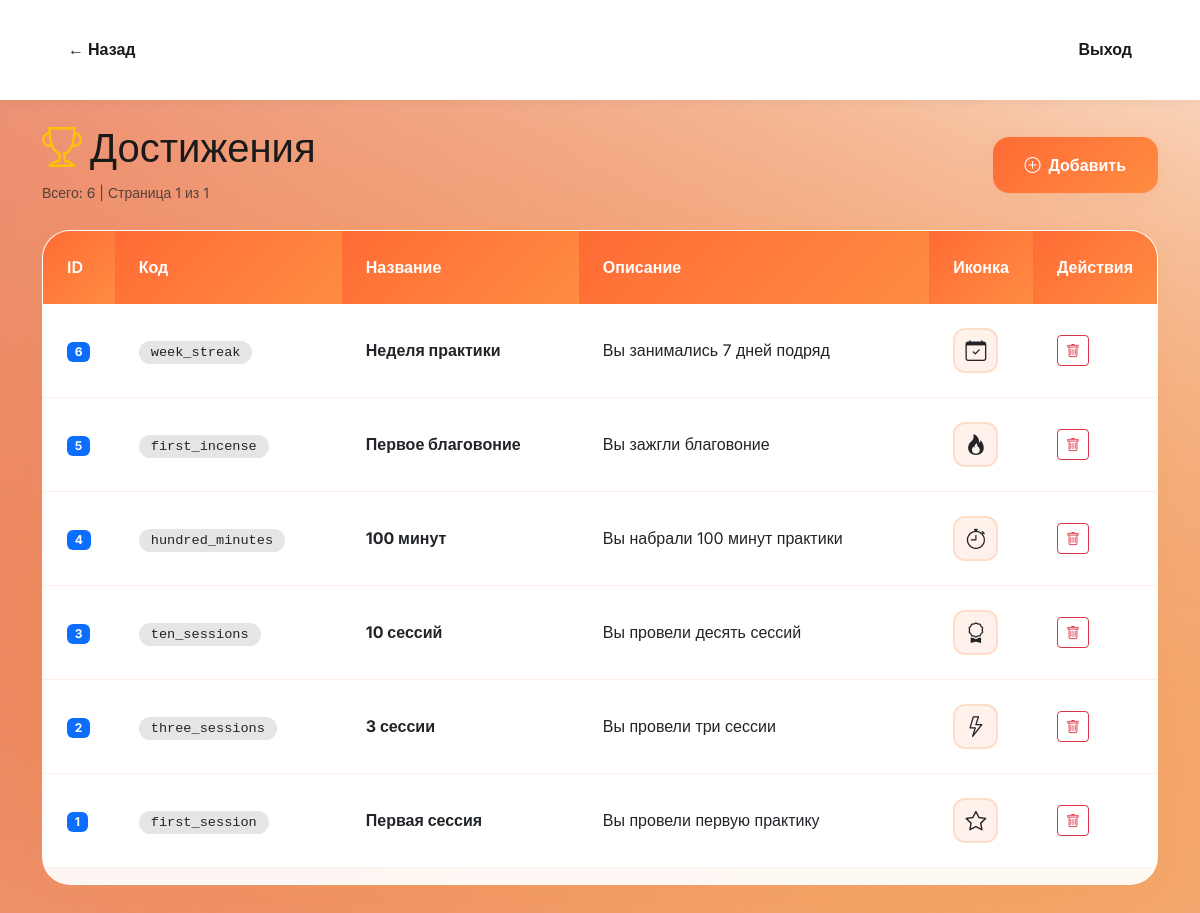
The page /admin/achievements.php (signed in) on the database its author committed.
### tables this page shows
CREATE TABLE `achievements` (
  `id` int NOT NULL,
  `code` varchar(50) NOT NULL,
  `title` varchar(100) NOT NULL,
  `description` varchar(255) NOT NULL,
  `icon` varchar(50) NOT NULL,
  `created_at` timestamp NULL DEFAULT CURRENT_TIMESTAMP
);

### admin/achievements.php (the view, shortened to what this page needs)
<?php
$conn = connect();
$page = (int)($_GET['page'] ?? 1);
$per_page = 20;
$offset = ($page - 1) * $per_page;
$total_stmt = mysqli_prepare($conn, "SELECT COUNT(*) as total FROM achievements");
mysqli_stmt_execute($total_stmt);
$total = mysqli_fetch_assoc(mysqli_stmt_get_result($total_stmt))['total'];
$total_pages = max(1, ceil($total / $per_page));
$stmt = mysqli_prepare($conn, "SELECT * FROM achievements ORDER BY id DESC LIMIT ? OFFSET ?");
mysqli_stmt_bind_param($stmt, "ii", $per_page, $offset);
mysqli_stmt_execute($stmt);
$result = mysqli_stmt_get_result($stmt);
$achievements = [];
while ($row = mysqli_fetch_assoc($result)) {
    $achievements[] = $row;
}
?>
<!DOCTYPE html>
<html lang="ru">
<head>
    <link href="https://cdn.jsdelivr.net/npm/bootstrap@5.3.0/dist/css/bootstrap.min.css" rel="stylesheet">
    <link href="https://cdn.jsdelivr.net/npm/bootstrap-icons@1.11.0/font/bootstrap-icons.css" rel="stylesheet">
    <link rel="stylesheet" href="../assets/css/admin.css">
</head>
<body class="bg-light">
    <nav class="navbar">
        <div class="container">
            <div class="navbar-back"><a href="index.php">← Назад</a></div>
            <div class="navbar-logout"><a href="../actions/logout.php">Выход</a></div>
        </div>
    </nav>
    <div class="container mt-4">
        <div class="d-flex justify-content-between align-items-center mb-4">
            <div>
                <h1><i class="bi bi-trophy text-warning me-2"></i>Достижения</h1>
                <small class="text-muted">Всего: <?= number_format($total) ?> | Страница <?= $page ?> из <?= $total_pages ?></small>
            </div>
            <button class="btn btn-add text-white" data-bs-toggle="modal" data-bs-target="#addModal">
                <i class="bi bi-plus-circle me-2"></i>Добавить
            </button>
        </div>
        <div class="table-container">
            <div class="table-responsive">
                <table class="table table-hover">
                    <thead class="table-dark">
                        <tr>
                            <th style="width:70px;">ID</th>
                            <th style="min-width:140px;">Код</th>
                            <th style="min-width:180px;">Название</th>
                            <th style="min-width:300px;">Описание</th>
                            <th style="width:90px;">Иконка</th>
                            <th style="width:100px;">Действия</th>
                        </tr>
                    </thead>
                    <tbody>
                        <?php if (empty($achievements)): ?>
                            <tr>
                                <td colspan="6" class="text-center py-5 text-muted">
                                    <i class="bi bi-trophy fs-1 mb-3 opacity-50"></i>
                                    <div>Достижения не найдены</div>
                                </td>
                            </tr>
                        <?php else: ?>
                            <?php foreach ($achievements as $a): ?>
                                <tr class="align-middle">
                                    <td><strong class="badge bg-primary"><?= $a['id'] ?></strong></td>
                                    <td><span class="code-badge"><?= htmlspecialchars($a['code']) ?></span></td>
                                    <td><strong><?= htmlspecialchars($a['title']) ?></strong></td>
                                    <td title="<?= htmlspecialchars($a['description']) ?>"><?= mb_strimwidth(htmlspecialchars($a['description']), 0, 80, "...") ?></td>
                                    <td>
                                        <div class="icon-preview"><i class="bi <?= htmlspecialchars($a['icon']) ?>"></i></div>
                                    </td>
                                    <td>
                                        <a href="?delete=<?= $a['id'] ?>" class="btn btn-outline-danger btn-sm" onclick="return confirm('Удалить «<?= htmlspecialchars($a['title']) ?>» (#<?= $a['id'] ?>)?')">
                                            <i class="bi bi-trash"></i>
                                        </a>
                                    </td>
                                </tr>
                            <?php endforeach; ?>
                        <?php endif; ?>
                    </tbody>
                </table>
            </div>
        </div>
    </div>
</body>
</html>

### assets/css/admin.css (style rules this page uses)
:root { --orange-light: #FF8C42; --orange-dark: #FF6B35; --white: #FFFFFF; --text-dark: #1A1A1A; --text-light: #4b5563; --text-secondary: #6b7280; --glass-bg: rgba(255, 255, 255, 0.92); --glass-border: rgba(255, 255, 255, 0.7); --btn-shadow: 0 4px 16px rgba(244, 162, 97, 0.16); --gradient-bg: radial-gradient(at 81.4% 87.2%, hsla(26.5, 87%, 67%, 0.2) 0%, transparent 50%), radial-gradient(at 27.3% 73.8%, hsla(12, 76%, 61%, 0.2) 0%, transparent 50%); }
* { box-sizing: border-box; }
body { margin: 0; font-family: "Inter", sans-serif; background-image: radial-gradient(at 81.41585559577926% 87.24152011479555%, hsla(26.530612244897956, 86.98224852071009%, 66.86274509803923%, 1) 0%, hsla(26.530612244897956, 86.98224852071009%, 66.86274509803923%, 0) 100%), radial-gradient(at 27.325489547761283% 73.79934093135628%, hsla(12.000000000000002, 75.75757575757575%, 61.1764705882353%, 1) 0%, hsla(12.000000000000002, 75.75757575757575%, 61.1764705882353%, 0) 100%), radial-gradient(at 93.6572444855945% 1.4726311627847433%, hsla(0, 0%, 100%, 1) 0%, hsla(0, 0%, 100%, 0) 100%), radial-gradient(at 75.2353388571488% 48.14849472457675%, hsla(26.530612244897956, 86.98224852071009%, 66.86274509803923%, 1) 0%, hsla(26.530612244897956, 86.98224852071009%, 66.86274509803923%, 0) 100%), radial-gradient(at 10.995361390066938% 17.215393127398826%, hsla(12.000000000000002, 75.75757575757575%, 61.1764705882353%, 1) 0%, hsla(12.000000000000002, 75.75757575757575%, 61.1764705882353%, 0) 100%), radial-gradient(at 98.29202156447458% 53.08145861590824%, hsla(0, 0%, 100%, 1) 0%, hsla(0, 0%, 100%, 0) 100%), radial-gradient(at 35.757597791618714% 28.866688018981467%, hsla(26.530612244897956, 86.98224852071009%, 66.86274509803923%, 1) 0%, hsla(26.530612244897956, 86.98224852071009%, 66.86274509803923%, 0) 100%), radial-gradient(at 87.87554192602587% 28.350994031499443%, hsla(12.000000000000002, 75.75757575757575%, 61.1764705882353%, 1) 0%, hsla(12.000000000000002, 75.75757575757575%, 61.1764705882353%, 0) 100%), radial-gradient(at 69.21266343967773% 90.97332350371691%, hsla(0, 0%, 100%, 1) 0%, hsla(0, 0%, 100%, 0) 100%), radial-gradient(at 94.63200547956538% 88.4201213723785%, hsla(26.530612244897956, 86.98224852071009%, 66.86274509803923%, 1) 0%, hsla(26.530612244897956, 86.98224852071009%, 66.86274509803923%, 0) 100%); color: var(--text-dark); line-height: 1.6; position: relative; }
.table-responsive { max-height: 70vh; overflow-y: auto; }
.table th { position: sticky; top: 0; z-index: 10; background: linear-gradient(135deg, var(--orange-dark), var(--orange-light)) !important; color: white !important; }
.navbar { display: flex; justify-content: center; background: var(--white); padding: 1rem 2rem; box-shadow: 0 2px 10px rgba(0, 0, 0, 0.05); font-family: "Inter", sans-serif; min-height: 100px; }
nav .container { max-width: 1200px; }
.navbar-logout a { padding: 1rem 1.5rem; border-radius: 12px; transition: all 0.25s ease; font-weight: 600; font-size: 1rem; color: var(--text-dark); text-decoration: none; }
.navbar-back a { padding: 1rem 1.5rem; border-radius: 12px; transition: all 0.25s ease; font-weight: 600; font-size: 1rem; color: var(--text-dark); text-decoration: none; }
.table-container { background: var(--glass-bg) !important; backdrop-filter: blur(24px) !important; border: 1px solid var(--glass-border) !important; border-radius: 28px !important; box-shadow: var(--btn-shadow) !important; overflow: hidden !important; margin-bottom: 2rem !important; }
.table thead th { background: linear-gradient(135deg, var(--orange-dark), var(--orange-light)) !important; color: white !important; font-weight: 600 !important; padding: 1.5rem 1.5rem !important; border: none !important; }
.table td { padding: 1.5rem !important; border-bottom: 1px solid rgba(255, 140, 66, 0.15) !important; }

### rows shown on the page
achievements: id "6", code "week_streak", title "Неделя практики", description "Вы занимались 7 дней подряд"
achievements: id "5", code "first_incense", title "Первое благовоние", description "Вы зажгли благовоние"
achievements: id "4", code "hundred_minutes", title "100 минут", description "Вы набрали 100 минут практики"
achievements: id "3", code "ten_sessions", title "10 сессий", description "Вы провели десять сессий"
achievements: id "2", code "three_sessions", title "3 сессии", description "Вы провели три сессии"
achievements: id "1", code "first_session", title "Первая сессия", description "Вы провели первую практику"

### other values the page prints
$total "6"
$page "1"
$total_pages "1"
